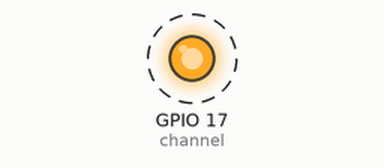
Simulated run of this program. Board: Raspberry Pi (BCM pin numbers). Parts: output pins drawn as LEDs (lit = HIGH). Dashed ring = blinking. What the program prints to the terminal is not drawn. At 4.0 s the program stops and its outputs stay as they are.

Above: at 0.5 s.
Timing chart, 0 to 4.6 s (numbered marks = the images above):
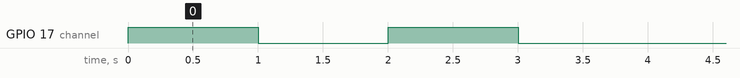

Measured:
- by itself, GPIO 17 (channel): alternates HIGH for 1.0 s and LOW for 1.0 s, 4 changes in all, then stays LOW

The program:

relay.test.py
```python
import RPi.GPIO as GPIO
import time

channel = 17 # BCM Number

#
# To test the relay
#

# GPIO setup
GPIO.setmode(GPIO.BCM)
GPIO.setup(channel, GPIO.OUT) # Assign the pin here, use BCM number


def relay_on(pin):
	GPIO.output(pin, GPIO.HIGH)  # Turn relay on


def relay_off(pin):
	GPIO.output(pin, GPIO.LOW)  # Turn relay off


if __name__ == '__main__':
	try:
		print("Turning relay ON")
		relay_on(channel)
		time.sleep(1)
		print("Turning relay OFF")
		relay_off(channel)
		time.sleep(1)
		print("Turning relay ON")
		relay_on(channel)
		time.sleep(1)
		print("Turning relay OFF")
		relay_off(channel)
		time.sleep(1)
		GPIO.cleanup()
	except KeyboardInterrupt:
		GPIO.cleanup()
```
